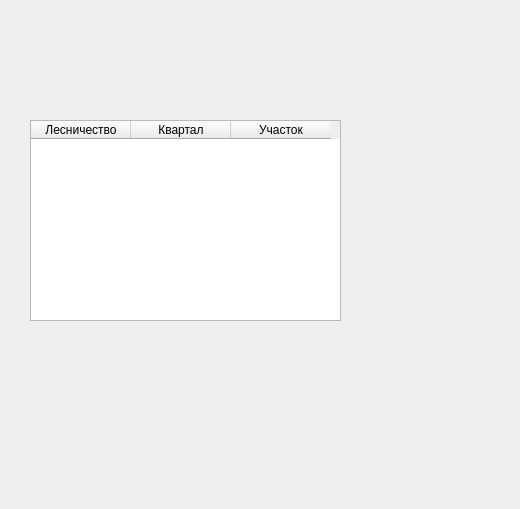
<?xml version="1.0" encoding="UTF-8"?>
<ui version="4.0">
 <class>main</class>
 <widget class="QWidget" name="main">
  <property name="geometry">
   <rect>
    <x>0</x>
    <y>0</y>
    <width>520</width>
    <height>509</height>
   </rect>
  </property>
  <property name="windowTitle">
   <string>main</string>
  </property>
  <widget class="QTableWidget" name="tableWidget">
   <property name="geometry">
    <rect>
     <x>30</x>
     <y>120</y>
     <width>311</width>
     <height>201</height>
    </rect>
   </property>
   <property name="columnCount">
    <number>3</number>
   </property>
   <column>
    <property name="text">
     <string>Лесничество</string>
    </property>
   </column>
   <column>
    <property name="text">
     <string>Квартал</string>
    </property>
   </column>
   <column>
    <property name="text">
     <string>Участок</string>
    </property>
    <property name="font">
     <font>
      <kerning>true</kerning>
     </font>
    </property>
   </column>
  </widget>
 </widget>
 <resources/>
 <connections/>
</ui>
